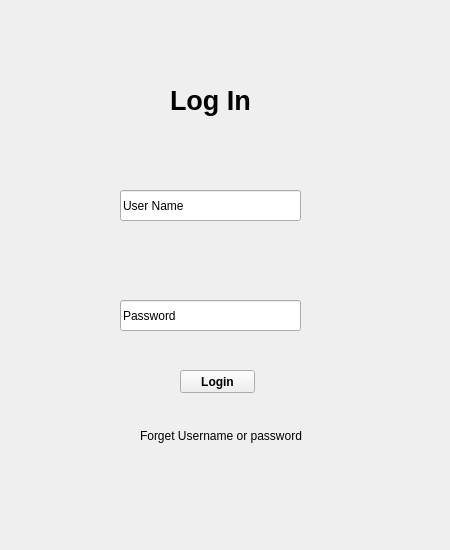
<?xml version="1.0" encoding="UTF-8"?>
<ui version="4.0">
 <class>Form</class>
 <widget class="QWidget" name="Form">
  <property name="geometry">
   <rect>
    <x>0</x>
    <y>0</y>
    <width>450</width>
    <height>550</height>
   </rect>
  </property>
  <property name="windowTitle">
   <string>Form</string>
  </property>
  <widget class="QWidget" name="user" native="true">
   <property name="geometry">
    <rect>
     <x>50</x>
     <y>30</y>
     <width>350</width>
     <height>450</height>
    </rect>
   </property>
   <widget class="QLabel" name="label">
    <property name="geometry">
     <rect>
      <x>120</x>
      <y>30</y>
      <width>131</width>
      <height>81</height>
     </rect>
    </property>
    <property name="font">
     <font>
      <pointsize>20</pointsize>
      <weight>75</weight>
      <bold>true</bold>
     </font>
    </property>
    <property name="text">
     <string>Log In</string>
    </property>
   </widget>
   <widget class="QLineEdit" name="lineEdit">
    <property name="geometry">
     <rect>
      <x>70</x>
      <y>160</y>
      <width>181</width>
      <height>31</height>
     </rect>
    </property>
    <property name="text">
     <string>User Name</string>
    </property>
   </widget>
   <widget class="QLineEdit" name="lineEdit_2">
    <property name="geometry">
     <rect>
      <x>70</x>
      <y>270</y>
      <width>181</width>
      <height>31</height>
     </rect>
    </property>
    <property name="text">
     <string>Password</string>
    </property>
   </widget>
   <widget class="QPushButton" name="pushButton">
    <property name="geometry">
     <rect>
      <x>130</x>
      <y>340</y>
      <width>75</width>
      <height>23</height>
     </rect>
    </property>
    <property name="font">
     <font>
      <weight>75</weight>
      <bold>true</bold>
     </font>
    </property>
    <property name="text">
     <string>Login</string>
    </property>
   </widget>
   <widget class="QLabel" name="label_2">
    <property name="geometry">
     <rect>
      <x>90</x>
      <y>395</y>
      <width>171</width>
      <height>21</height>
     </rect>
    </property>
    <property name="text">
     <string>Forget Username or password</string>
    </property>
   </widget>
  </widget>
 </widget>
 <resources>
  <include location="../../Desktop/Loginpage/img.qrc"/>
 </resources>
 <connections/>
</ui>
